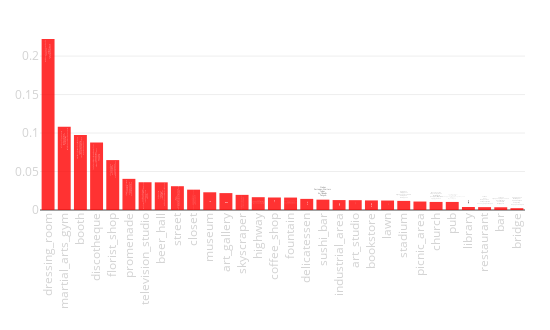

The notebook cell this image was saved under:
### Code cell
tags_rate(city_data)

### Figure 1 — Plotly figure (JSON) as saved in the notebook; plotly's stock layout.template omitted (floating-point values rounded to 4 significant figures)
{"data": [{"hoverinfo": "y+text", "marker": {"color": "red"}, "opacity": 0.8, "text": ["Территория_Фитнеса<br>Фотостудия_Wonderland<br>PT_studio<br>VoxStudios<br>Ai_Lab_Лаборатория_Стиля_От_Айзы", "Московский_Центр_Боевых_Искусств<br>Ultimate_Fitness<br>Академия_Бокса<br>Rocky_Road_GYM<br>Московский_к_рлинг_клуб", "Территория_Фитнеса<br>Экспоцентр_На_Красной_Пресне<br>Москва_Экспоцентр<br>75_павильон_ВДНХ<br>Конгресс_Парк_Radisson_Royal_Moscow", "Mulata_bar<br>Gipsypalace<br>Soloway_Караоке_Dance_club<br>Shishas_Sferum_Bar<br>The_Lumiere_Brothers_Center_for_Photography", "Чайхона_1_Профсоюзная<br>Рижский_Рынок<br>Площадь_Сити<br>Люберцы<br>Нагорная_улица", "Новоарбатский_мост<br>Лужков_мост<br>Бородинский_мост<br>Moscow_River<br>Bolshoy_Kamenny_Bridge", "Live_Stars<br>Ru_Tv<br>Вечерний_Ургант<br>Sokolniki_Exhibition_and_Convention_Centre<br>Triumph_Эвент_Холл", "Конор_Мак_Несса_Ирландский_ПАБ<br>Chesterfield_Bar<br>Mitzva_Bar<br>Альбатрос<br>Мулата_Бар", "Особняк_на_Волхонке<br>Московский_Марафон_Moscow_Marathon<br>Якиманская_Набережная<br>Арбат<br>ГУМ", "STORY_resale_store<br>Москва_Россия<br>Останкинская_Телебашня_Ostankino_TV_Tower<br>Цум_Дисконт<br>Трц_Лужайка", "Пушкинский_Музей<br>Государственный_музей_изобразительных_искусств_имени_А_С_Пушкина<br>Третьяковская_Галерея<br>ГМИИ_им_А_С_Пушкина<br>Галерея_искусств_Зураба_Церетели", "Галерея_искусства_стран_Европы_и_Америки_XIX_XX_веков<br>Галерея_братьев_Люмьер<br>Московский_Дом_Фотографии<br>МАММ_Мультимедия_Арт_Музей_Москва_<br>Третьяковская_Галерея", "Moscow_City_Towers<br>Москва_Сити<br>Evolution_Tower<br>Moscow_City_Complex<br>Смотровая_Площадка_Москва_Сити", "ТТК<br>Киевское_Шоссе<br>Новоарбатский_мост<br>Звенигородское_Шоссе<br>Щ_лковское_Шоссе", "Max_Brenner_Chocolate_Bar_Metropolis<br>Starbucks_Russia<br>Кофемания_Coffeemania_<br>WEST_4<br>Paul", "Фонтан_Дружбы_Народов<br>VDNKh_Park<br>Украинский_бульвар<br>ВВЦ_Park_live<br>Skating_Rink_In_Gorky_Park", "ZODIAC<br>Luciano<br>Пинцерия_Pinzeria_by_Bontempi<br>La_Taverna<br>Don_David_ресторан_яхт_клуб", "Стейкс<br>Ресторан_Waiters<br>Тодас_<br>Ян_Примус<br>Тануки", "Останкинская_башня<br>Москва_Сити<br>Набережная_Тараса_Шевченко<br>ММДЦ_Москва_сити<br>Башня_на_набережной_блок_С", "МАММ_Мультимедия_Арт_Музей_Москва_<br>Галерея_братьев_Люмьер<br>The_State_Tretyakov_Gallery_at_Krymsky_Val<br>Галерея_искусства_стран_Европы_и_Америки_XIX_XX_веков<br>Мультимедиа_Арт_музей_Indi_visual", "ЦДХ_на_Крымском_валу<br>Pioner_Cinema<br>Третьяковская_Метро<br>WEST_4<br>Торговый_центр_Калужский", "Долина_Реки_Сетунь<br>Парк_Радуга<br>Яблоневый_Сад_На_Кутузовском<br>Марфо_Мариинская_обитель_милосердия<br>Храм_Святой_Праведной_Блаженной_Матроны_Московской", "RZD_Arena<br>РЖД_Арена<br>Grigory_Fedotov_Stadium<br>VEB_Arena<br>ВЭБ_Арена", "Алтуфьевский_парк<br>Парк_Останкино<br>Детский_парк_Фили<br>Мемориально_Парковый_комплекс_Героев_Первой_Мировой_Войны<br>Красногорский_Парк", "Мцхета_Грузия<br>Усадьба_Кусково<br>Moscow_Metro<br>Центр_Искусств_Москва<br>Трц_Лужайка", "Chesterfield_Bar<br>Pancho_Villa<br>Дорогая_Я_Перезвоню_на_Пятницкой<br>BQ_Bar<br>Мулата_Бар", "Центральный_Дом_Литераторов<br>Экспериментаниум_музей<br>Российская_государственная_библиотека_для_молод_жи<br>Квартира_Рочдельская<br>Первый_Канал", "Luciano<br>Paul<br>Buro_Canteen<br>Ресторан_Waiters<br>Хачапури_Khachapuri", "То_Да_Се<br>Г_Видное_Ул_Ольховая<br>John_Gilroys_Pub<br>Pancho_Villa<br>Bar_BQ_Cafe", "Крымский_мост<br>Moscow_River<br>Крымский_Мост<br>Park_Kultury<br>Бородинский_мост"], "type": "bar", "uid": "f2aba83e-58aa-11e9-9fc8-3c15c2cf2370", "x": ["dressing_room", "martial_arts_gym", "booth", "discotheque", "florist_shop", "promenade", "television_studio", "beer_hall", "street", "closet", "museum", "art_gallery", "skyscraper", "highway", "coffee_shop", "fountain", "delicatessen", "sushi_bar", "industrial_area", "art_studio", "bookstore", "lawn", "stadium", "picnic_area", "church", "pub", "library", "restaurant", "bar", "bridge"], "y": [0.2222, 0.1083, 0.09751, 0.08779, 0.06488, 0.04048, 0.03608, 0.03596, 0.03091, 0.02643, 0.02303, 0.02196, 0.01966, 0.01665, 0.01626, 0.01616, 0.01445, 0.01345, 0.01291, 0.01278, 0.01247, 0.0123, 0.01183, 0.01099, 0.01049, 0.01047, 0.003869, 0.003726, 0.003571, 0.002371]}], "layout": {"height": 330, "margin": {"b": 120, "l": 40, "r": 25, "t": 30}, "showlegend": false, "width": 550, "xaxis": {"tickangle": -90, "tickfont": {"color": "lightgrey", "size": 11.5}}, "xaxis2": {"tickangle": -90, "tickfont": {"color": "lightgrey", "size": 11.5}}, "yaxis": {"tickfont": {"color": "lightgrey", "size": 11.5}}, "yaxis2": {"tickfont": {"color": "lightgrey", "size": 11.5}}}}
